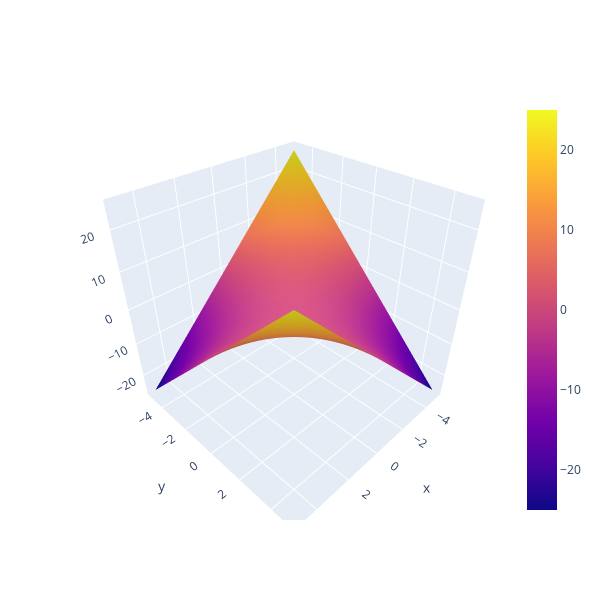

The notebook cell this image was saved under:
### Code cell
K = linear_kernel(x, x)
plot_kernels(xx, yy, K)

### Figure 1 — Plotly figure (JSON) as saved in the notebook; plotly's stock layout.template omitted (floating-point values rounded to 4 significant figures; data arrays with more than 128 entries replaced by an {"elided": "..."} marker saying what was removed)
{"data": [{"type": "surface", "x": {"elided": "50x50 float values"}, "y": {"elided": "50x50 float values"}, "z": {"elided": "50x50 float values"}}], "layout": {"autosize": true, "height": 600, "hovermode": "closest", "showlegend": false, "width": 600, "xaxis": {"showspikes": false, "title": {"text": "x1"}}, "yaxis": {"showspikes": false, "title": {"text": "x2"}}}}
